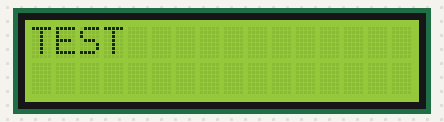
A sketch run on a simulated Arduino Uno, built with avr-gcc and run on an emulated ATmega328P. On the bench: 16×2 character LCD.

Above: at 0.1 s.
At 1.6 s:
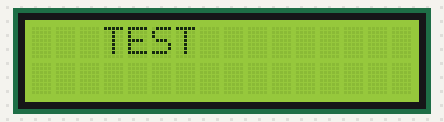
At 3.1 s:
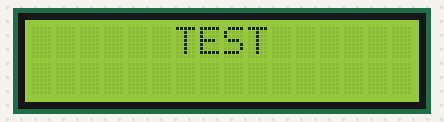
At 6.6 s:
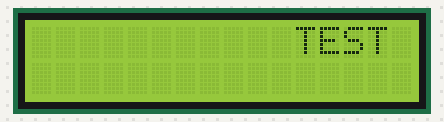
At 9.6 s:
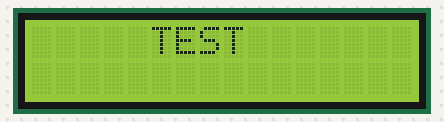
At 13.1 s:
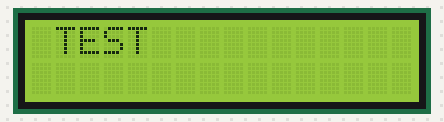

The sketch:

arduino_lcd1.ino
```cpp
#include<LiquidCrystal.h>

LiquidCrystal lcd (12, 11, 5, 4, 3, 2);

int i = 0;
String yazi = "TEST";

void setup(){
	lcd.begin(16, 2);
}

void loop(){
  	lcd.clear();
  	lcd.print(yazi);
  	delay(500);
    for(i; i < 16 - yazi.length(); i++){
      lcd.scrollDisplayRight();
      delay(500);
    }

    for(i; i > 0; i--){
      lcd.scrollDisplayLeft();
      delay(500);
    }
}
```

Measured:
- by itself, everything shown: repeats every 12.5 s, in 24 steps
- what the display in image 1 shows lasts 0.5 s, from 1.6 s to 2.1 s
